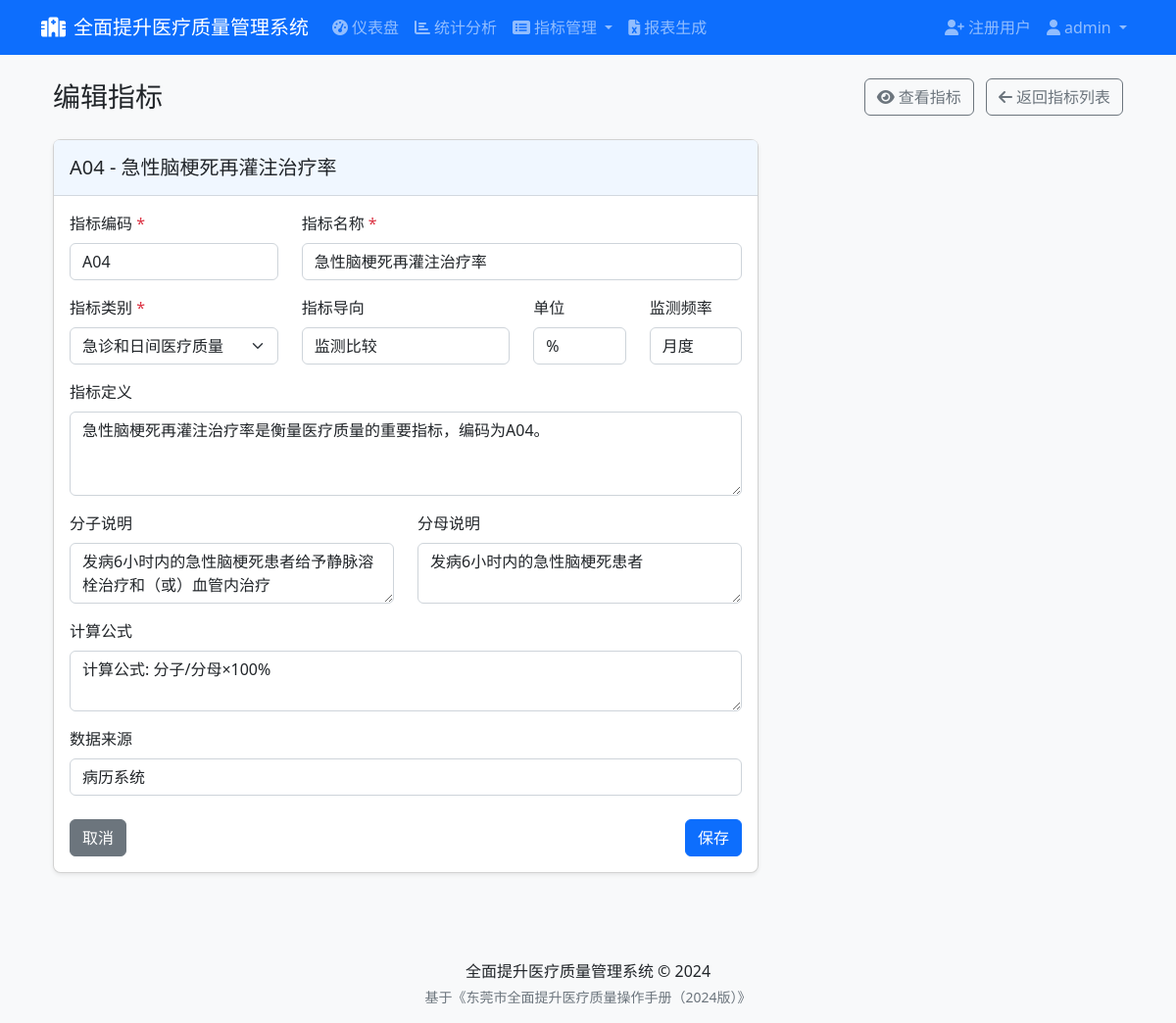
/indicators/4/edit (signed in), run on the app's committed database.
### app/models/user.py (models this page shows, shortened)
class User(UserMixin, db.Model):
    __tablename__ = 'users'
    id = db.Column(db.Integer, primary_key=True)
    username = db.Column(db.String(64), unique=True, index=True, nullable=False)
    email = db.Column(db.String(120), unique=True, index=True, nullable=False)
    password_hash = db.Column(db.String(128), nullable=False)
    is_admin = db.Column(db.Boolean, default=False)
    hospital_id = db.Column(db.Integer, db.ForeignKey('hospitals.id'))
    created_at = db.Column(db.DateTime, default=datetime.utcnow)
    last_login = db.Column(db.DateTime)
    hospital = db.relationship('Hospital', backref='users')

### app/models/indicator.py (models this page shows, shortened)
class Indicator(db.Model):
    __tablename__ = 'indicators'
    id = db.Column(db.Integer, primary_key=True)
    code = db.Column(db.String(32), unique=True, nullable=False)  # 指标编码
    name = db.Column(db.String(128), nullable=False)  # 指标名称
    definition = db.Column(db.Text)  # 指标定义
    numerator_description = db.Column(db.Text)  # 分子说明
    denominator_description = db.Column(db.Text)  # 分母说明
    calculation_formula = db.Column(db.Text)  # 计算公式
    data_source = db.Column(db.String(256))  # 数据来源
    target_value = db.Column(db.String(64))  # 指标导向 - 修改为字符串类型
    unit = db.Column(db.String(32))  # 单位
    frequency = db.Column(db.String(32))  # 监测频率
    category_id = db.Column(db.Integer, db.ForeignKey('indicator_categories.id'), nullable=False)
    created_at = db.Column(db.DateTime, default=datetime.utcnow)

### app/controllers/indicators.py (the view)
@indicators_bp.route('/<int:indicator_id>/edit', methods=['GET', 'POST'])
@login_required
def edit(indicator_id):
    indicator = Indicator.query.get_or_404(indicator_id)
    form = IndicatorForm(obj=indicator)
    form.indicator_id.data = str(indicator_id)
    if form.validate_on_submit():
        form.populate_obj(indicator)
        db.session.commit()
        flash(f'指标 {indicator.code} - {indicator.name} 已更新', 'success')
        return redirect(url_for('indicators.view', indicator_id=indicator.id))
    return render_template(
        'indicators/edit.html',
        title=f'编辑指标: {indicator.name}',
        form=form,
        indicator=indicator
    )

### app/forms.py (shortened to what this page needs)
class IndicatorForm(FlaskForm):
    indicator_id = StringField('指标ID')  # 隐藏字段，用于编辑时存储当前指标ID
    code = StringField('指标编码', validators=[DataRequired(), Length(max=32)])
    name = StringField('指标名称', validators=[DataRequired(), Length(max=128)])
    category_id = SelectField('指标类别', coerce=int, validators=[DataRequired()])
    definition = TextAreaField('指标定义', validators=[Optional()])
    numerator_description = TextAreaField('分子说明', validators=[Optional()])
    denominator_description = TextAreaField('分母说明', validators=[Optional()])
    calculation_formula = TextAreaField('计算公式', validators=[Optional()])
    data_source = StringField('数据来源', validators=[Optional(), Length(max=256)])
    target_value = StringField('指标导向', validators=[Optional()])
    unit = StringField('单位', validators=[Optional(), Length(max=32)])
    frequency = StringField('监测频率', validators=[Optional(), Length(max=32)])
    submit = SubmitField('保存')
    def __init__(self, *args, **kwargs):
        super(IndicatorForm, self).__init__(*args, **kwargs)
        self.category_id.choices = [(c.id, c.name) for c in IndicatorCategory.query.order_by(IndicatorCategory.name).all()]

### app/models/user.py (called while the page is built)
@login_manager.user_loader
def load_user(user_id):
    return User.query.get(int(user_id))

### app/templates/indicators/edit.html (shortened to what this page needs)
{% extends 'base.html' %}
{% block content %}
<div class="container-fluid">
    <div class="d-flex justify-content-between align-items-center mb-4">
        <h1 class="h3 mb-0">编辑指标</h1>
        <div>
            <a href="{{ url_for('indicators.view', indicator_id=indicator.id) }}" class="btn btn-outline-secondary me-2">
                <i class="fas fa-eye me-1"></i>查看指标
            </a>
            <a href="{{ url_for('indicators.index') }}" class="btn btn-outline-secondary">
                <i class="fas fa-arrow-left me-1"></i>返回指标列表
            </a>
        </div>
    </div>
    <div class="row">
        <div class="col-lg-8">
            <div class="card shadow-sm">
                <div class="card-header">
                    <h5 class="mb-0">{{ indicator.code }} - {{ indicator.name }}</h5>
                </div>
                <div class="card-body">
                    <form method="post">
                        <div class="row mb-3">
                            <div class="col-md-4">
                                <label class="form-label required" for="code">指标编码</label>
                                {{ form.code(class="form-control") }}
                            </div>
                            <div class="col-md-8">
                                <label class="form-label required" for="name">指标名称</label>
                                {{ form.name(class="form-control") }}
                            </div>
                        </div>
                        <div class="row mb-3">
                            <div class="col-md-4">
                                <label class="form-label required" for="category_id">指标类别</label>
                                {{ form.category_id(class="form-select") }}
                            </div>
                            <div class="col-md-4">
                                <label class="form-label" for="target_value">指标导向</label>
                                {{ form.target_value(class="form-control") }}
                            </div>
                            <div class="col-md-2">
                                <label class="form-label" for="unit">单位</label>
                                {{ form.unit(class="form-control") }}
                            </div>
                            <div class="col-md-2">
                                <label class="form-label" for="frequency">监测频率</label>
                                {{ form.frequency(class="form-control") }}
                            </div>
                        </div>
                        <div class="mb-3">
                            <label class="form-label" for="definition">指标定义</label>
                            {{ form.definition(class="form-control", rows=3) }}
                        </div>
                        <div class="row mb-3">
                            <div class="col-md-6">
                                <label class="form-label" for="numerator_description">分子说明</label>
                                {{ form.numerator_description(class="form-control", rows=2) }}
                            </div>
                            <div class="col-md-6">
                                <label class="form-label" for="denominator_description">分母说明</label>
                                {{ form.denominator_description(class="form-control", rows=2) }}
                            </div>
                        </div>
                        <div class="mb-3">
                            <label class="form-label" for="calculation_formula">计算公式</label>
                            {{ form.calculation_formula(class="form-control", rows=2) }}
                        </div>
                        <div class="mb-4">
                            <label class="form-label" for="data_source">数据来源</label>
                            {{ form.data_source(class="form-control") }}
                        </div>
                        <div class="d-flex justify-content-between">
                            <a href="{{ url_for('indicators.view', indicator_id=indicator.id) }}" class="btn btn-secondary">取消</a>
                            {{ form.submit(class="btn btn-primary") }}
                        </div>
                    </form>
                </div>
            </div>
        </div>
    </div>
</div>
{% endblock %}

### app/templates/base.html (shortened to what this page needs)
<!DOCTYPE html>
<html lang="zh-CN">
<head>
    <link href="https://cdn.jsdelivr.net/npm/bootstrap@5.2.3/dist/css/bootstrap.min.css" rel="stylesheet">
    <link href="https://cdnjs.cloudflare.com/ajax/libs/font-awesome/6.2.0/css/all.min.css" rel="stylesheet">
    <link href="{{ url_for('static', filename='css/style.css') }}" rel="stylesheet">
    <link href="{{ url_for('static', filename='css/monthpicker.css') }}" rel="stylesheet">
</head>
<body>
    <header>
        <nav class="navbar navbar-expand-lg navbar-dark bg-primary">
            <div class="container">
                <a class="navbar-brand" href="{{ url_for('dashboard.index') }}">
                    <i class="fas fa-hospital-alt me-2"></i>全面提升医疗质量管理系统
                </a>
                <div class="collapse navbar-collapse" id="navbarNavDropdown">
                    <ul class="navbar-nav me-auto">
                        {% if current_user.is_authenticated %}
                            <li class="nav-item">
                                <a class="nav-link" href="{{ url_for('dashboard.index') }}">
                                    <i class="fas fa-tachometer-alt me-1"></i>仪表盘
                                </a>
                            </li>
                            <li class="nav-item">
                                <a class="nav-link" href="{{ url_for('dashboard.stats') }}">
                                    <i class="fas fa-chart-bar me-1"></i>统计分析
                                </a>
                            </li>
                            <li class="nav-item dropdown">
                                <a class="nav-link dropdown-toggle" href="#" id="indicatorsDropdown" role="button" data-bs-toggle="dropdown" aria-expanded="false">
                                    <i class="fas fa-list-alt me-1"></i>指标管理
                                </a>
                            </li>
                            <li class="nav-item">
                                <a class="nav-link" href="{{ url_for('reports.index') }}">
                                    <i class="fas fa-file-excel me-1"></i>报表生成
                                </a>
                            </li>
                        {% endif %}
                    </ul>
                    <ul class="navbar-nav">
                        {% if current_user.is_authenticated %}
                            {% if current_user.is_admin %}
                                <li class="nav-item">
                                    <a class="nav-link" href="{{ url_for('auth.register') }}">
                                        <i class="fas fa-user-plus me-1"></i>注册用户
                                    </a>
                                </li>
                            {% endif %}
                            <li class="nav-item dropdown">
                                <a class="nav-link dropdown-toggle" href="#" id="userDropdown" role="button" data-bs-toggle="dropdown" aria-expanded="false">
                                    <i class="fas fa-user me-1"></i>{{ current_user.username }}
                                </a>
                            </li>
                        {% else %}
                            <li class="nav-item">
                                <a class="nav-link" href="{{ url_for('auth.login') }}">
                                    <i class="fas fa-sign-in-alt me-1"></i>登录
                                </a>
                            </li>
                        {% endif %}
                    </ul>
                </div>
            </div>
        </nav>
    </header>
    <main class="container mt-4">
        {% block content %}{% endblock %}
    </main>
    <footer class="bg-light mt-5 py-3">
        <div class="container text-center">
            <p class="mb-1">全面提升医疗质量管理系统 &copy; 2024</p>
            <p class="text-muted small mb-0">基于《东莞市全面提升医疗质量操作手册（2024版）》</p>
        </div>
    </footer>
</body>
</html>

### app/static/css/style.css (style rules this page uses)
body { min-height: 100vh; display: flex; flex-direction: column; background-color: #f8f9fa; }
main { flex: 1; }
.card { border-radius: 0.5rem; box-shadow: 0 4px 6px rgba(0, 0, 0, 0.1); margin-bottom: 1.5rem; }
.card-header { background-color: #f0f7ff; border-bottom: 1px solid rgba(0, 0, 0, 0.125); padding: 1rem; }
.form-label { font-weight: 500; }
.required::after { content: " *"; color: #dc3545; }

### data on the page
User: username "admin"
Indicator: code "A04", name "急性脑梗死再灌注治疗率", category_id "急诊和日间医疗质量", target_value "监测比较", unit "%", frequency "月度", definition "急性脑梗死再灌注治疗率是衡量医疗质量的重要指标，编码为A04。", numerator_description "发病6小时内的急性脑梗死患者给予静脉溶栓治疗和（或）血管内治疗", denominator_description "发病6小时内的急性脑梗死患者", calculation_formula "计算公式: 分子/分母×100%", data_source "病历系统"
